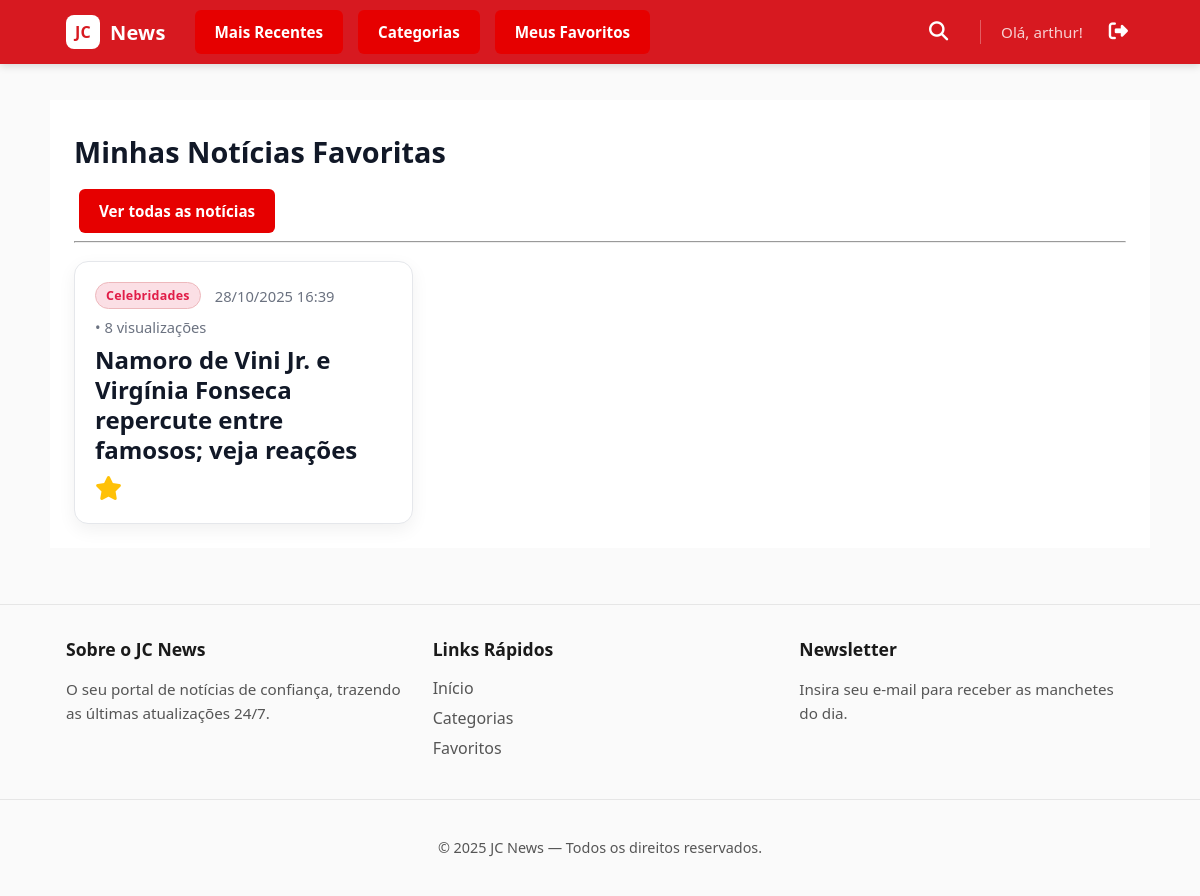
The app's page /meus-favoritos/ (signed in) with its own data.
### app1/models.py (models this page shows, shortened)
class Noticia(models.Model):
    titulo = models.CharField(max_length=255)
    conteudo = models.TextField()
    data_publicacao = models.DateTimeField(auto_now_add=True)
    categoria = models.ForeignKey(
        Categoria, on_delete=models.SET_NULL, null=True, blank=True, related_name='noticias'
    )
    visualizacoes = models.PositiveIntegerField(default=0)
    favoritos = models.ManyToManyField(
        User,
        related_name='noticias_favoritas',
        blank=True
    )
    usuarios_que_visitaram = models.ManyToManyField(
        User,
        related_name='noticias_visualizadas',
        blank=True
    )

class Categoria(models.Model):
    nome = models.CharField(max_length=100, unique=True)

### app1/views.py (the view)
# urls.py: path("meus-favoritos/", FavoritosListView.as_view(), name="meus_favoritos"),
class FavoritosListView(ListView):
    model = Noticia
    template_name = 'app1/meus_favoritos.html'
    context_object_name = 'noticias'
    def get_queryset(self):
        if self.request.user.is_authenticated:
            return self.request.user.noticias_favoritas.all().order_by('-data_publicacao')
        return Noticia.objects.none()

### app1/templates/app1/meus_favoritos.html (shortened to what this page needs)
{% extends 'app1/base.html' %}
{% load static %} {% block title %}Meus Favoritos · News Site{% endblock %}
{% block content %}
<link rel="stylesheet" href="{% static 'app1/css/news.css' %}">
<section class="container">
  <h1>Minhas Notícias Favoritas</h1>
  <a class = "nav-btn"href="{% url 'app1:home' %}">Ver todas as notícias</a>
  <hr>
  <section class="grid-noticias" aria-label="Minhas notícias favoritas">
    {% for noticia in noticias %}
      <article class="noticia" id="noticia-{{ noticia.id }}">
        <header class="noticia__cabecalho">
          {% if noticia.categoria %}
            <span class="noticia__categoria">{{ noticia.categoria.nome }}</span>
          {% endif %}
          <time datetime="{{ noticia.data_publicacao|date:'c' }}">
            {{ noticia.data_publicacao|date:"d/m/Y H:i" }}
          </time>
          <span>• {{ noticia.visualizacoes }} visualizações</span>
        </header>
        <h3 class="noticia__titulo">
          <a href="{% url 'app1:detalhe_noticia' noticia.pk %}">{{ noticia.titulo }}</a>
        </h3>
        <div class="noticia__acoes">
          <form action="{% url 'app1:favoritar_noticia_view' noticia.pk %}" method="POST">
            <button type="submit" class="btn-favorito favoritado" aria-label="Remover dos Favoritos">
              <i class="fa-solid fa-star"></i>
            </button>
          </form>
        </div>
      </article>
    {% empty %}
      <p>Você ainda não favoritou nenhuma notícia.</p>
    {% endfor %}
  </section>
</section>
{% endblock %}

### app1/templates/app1/base.html (shortened to what this page needs)
{% load static %}
<!DOCTYPE html>
<html lang="pt-br">
<head>
  <link rel="stylesheet" href="{% static 'app1/css/style.css' %}">
  <link rel="stylesheet" href="https://cdnjs.cloudflare.com/ajax/libs/font-awesome/6.5.1/css/all.min.css">
  <link rel="stylesheet" href="https://cdn.jsdelivr.net/npm/bootstrap-icons@1.11.3/font/bootstrap-icons.min.css">
</head>
<body>
  <header class="site-header">
    <div class="header-container header-content container">
      <a href="{% url 'app1:home' %}" class="brand" aria-label="Página Inicial">
        <span class="logo-mark">JC</span>
        <span class="logo-text">News</span>
      </a>
      <nav class="main-nav">
        <a class="nav-btn" href="{% url 'app1:home' %}">Mais Recentes</a>
        <a class="nav-btn" href="{% url 'app1:categorias' %}">Categorias</a>
        <a class="nav-btn" href="{% url 'app1:meus_favoritos' %}">Meus Favoritos</a>
      </nav>
      <div class="header-actions">
        <div class="search-wrapper">
          <button id="search-toggle" class="search-icon-btn" aria-label="Abrir busca">
            <i class="fa fa-search"></i>
          </button>
        </div>
        <div class="user-auth-links">
          {% if user.is_authenticated %}
            <span class="welcome-message">Olá, {{ user.username }}!</span>
            <form action="{% url 'logout' %}" method="post" class="logout-form" title="Sair">
              <button type="submit" class="auth-link logout-link" aria-label="Sair">
                <i class="fa-solid fa-right-from-bracket"></i>
              </button>
            </form>
          {% else %}
            <a href="{% url 'login' %}" class="auth-link">Login</a>
            <a href="{% url 'register' %}" class="auth-link register-link">Criar Conta</a>
          {% endif %}
        </div>
      </div>
    </div>
  </header>
  <main class="container page-content">
    {% block content %}{% endblock %}
  </main>
  <footer class="site-footer">
    <div class="footer-container container">
      <div class="footer-col">
        <h4>Sobre o JC News</h4>
        <p>O seu portal de notícias de confiança, trazendo as últimas atualizações 24/7.</p>
      </div>
      <div class="footer-col">
        <h4>Links Rápidos</h4>
        <ul class="footer-links">
          <li><a href="{% url 'app1:home' %}">Início</a></li>
          <li><a href="{% url 'app1:categorias' %}">Categorias</a></li>
          <li><a href="{% url 'app1:meus_favoritos' %}">Favoritos</a></li>
        </ul>
      </div>
      <div class="footer-col">
        <h4>Newsletter</h4>
        <p>Insira seu e-mail para receber as manchetes do dia.</p>
      </div>
    </div>
    <div class="footer-bottom">
      <p>&copy; {% now "Y" %} JC News — Todos os direitos reservados.</p>
    </div>
  </footer>
</body>
</html>

### app1/static/app1/css/style.css (style rules this page uses)
:root { --red:#d71920; --red-dark:#b1151b; --bg:#ffffff; --ink:#1a1a1a; --ink-weak:#555; --border:#e6e6e6; --bg-soft: #fafafa; }
* { box-sizing:border-box }
html,body { margin:0;padding:0;background:var(--bg-soft);color:var(--ink);font-family:system-ui,-apple-system,Segoe UI,Roboto,Ubuntu,Cantarell,"Helvetica Neue",Arial,sans-serif; min-height: 100vh; display: flex; flex-direction: column; }
.container { max-width:1100px;margin:0 auto;padding:0 16px }
a { text-decoration: none; }
.site-header { background:var(--red);color:#fff;position:sticky;top:0;z-index:100; box-shadow: 0 2px 8px rgba(0,0,0,.15); }
.header-content { display:flex;align-items:center;justify-content:space-between;height:64px; gap: 1.5rem; }
.brand { display:flex;align-items:center;gap:10px;text-decoration:none;color:#fff;font-weight:700;letter-spacing:.2px }
.logo-mark { display:inline-grid;place-items:center;width:34px;height:34px;border-radius:8px;background:#fff;color:var(--red);font-weight:900 }
.logo-text { font-size:20px }
.main-nav { display: flex; gap: 5px; }
.nav-btn { display: inline-block; padding: 10px 18px; margin: 0 5px; background-color: #e60000; color: #fff; font-weight: 600; font-size: 0.95rem; text-decoration: none; border-radius: 6px; transition: all 0.25s ease-in-out; border: 2px solid transparent; }
.header-actions { display: flex; align-items: center; gap: 1.5rem; margin-left: auto; }
.user-auth-links { display: flex; align-items: center; gap: 1.25rem; padding-left: 1.25rem; border-left: 1px solid rgba(255,255,255,.3); font-size: 0.95rem; font-weight: 500; }
.user-auth-links .welcome-message { color: rgba(255,255,255,.8); white-space: nowrap; }
.user-auth-links .auth-link { color: #fff; text-decoration: none; font-weight: 600; white-space: nowrap; }
.page-content { padding:24px 0; flex-grow: 1; }
.site-footer { border-top:1px solid var(--border); padding: 32px 0 0 0; background:var(--bg-soft); color:var(--ink-weak); margin-top: 32px; }
.footer-container { display: grid; grid-template-columns: repeat(auto-fit, minmax(250px, 1fr)); gap: 2rem; }
.footer-col h4 { font-size: 1.1rem; font-weight: 700; color: var(--ink); margin-top: 0; margin-bottom: 1rem; }
.footer-col p { font-size: 0.95rem; margin-bottom: 1rem; line-height: 1.6; }
.footer-links { list-style: none; padding: 0; margin: 0; }
.footer-links li { margin-bottom: 0.5rem; }
.footer-links a { color: var(--ink-weak); text-decoration: none; }
.footer-bottom { border-top: 1px solid var(--border); margin-top: 2rem; padding: 1.5rem 1.5rem; text-align: center; font-size: 0.9rem; color: var(--ink-weak); }
.logout-form { display: inline; }
.logout-form button { background: none; border: none; color: #ff4b4b; cursor: pointer; font-size: 1.2rem; transition: opacity 0.2s; }
.search-wrapper { position: relative; display: flex; align-items: center; }
.search-icon-btn { background: none; border: none; color: #fff; cursor: pointer; font-size: 1.2rem; padding: 8px; transition: transform 0.2s ease; }

### records on screen
Noticia: categoria.nome "Celebridades", data_publicacao "28/10/2025 16:39", visualizacoes "8", titulo "Namoro de Vini Jr. e Virgínia Fonseca repercute entre famosos; veja reações"

### other values on screen
{{ user.username }} "arthur"
